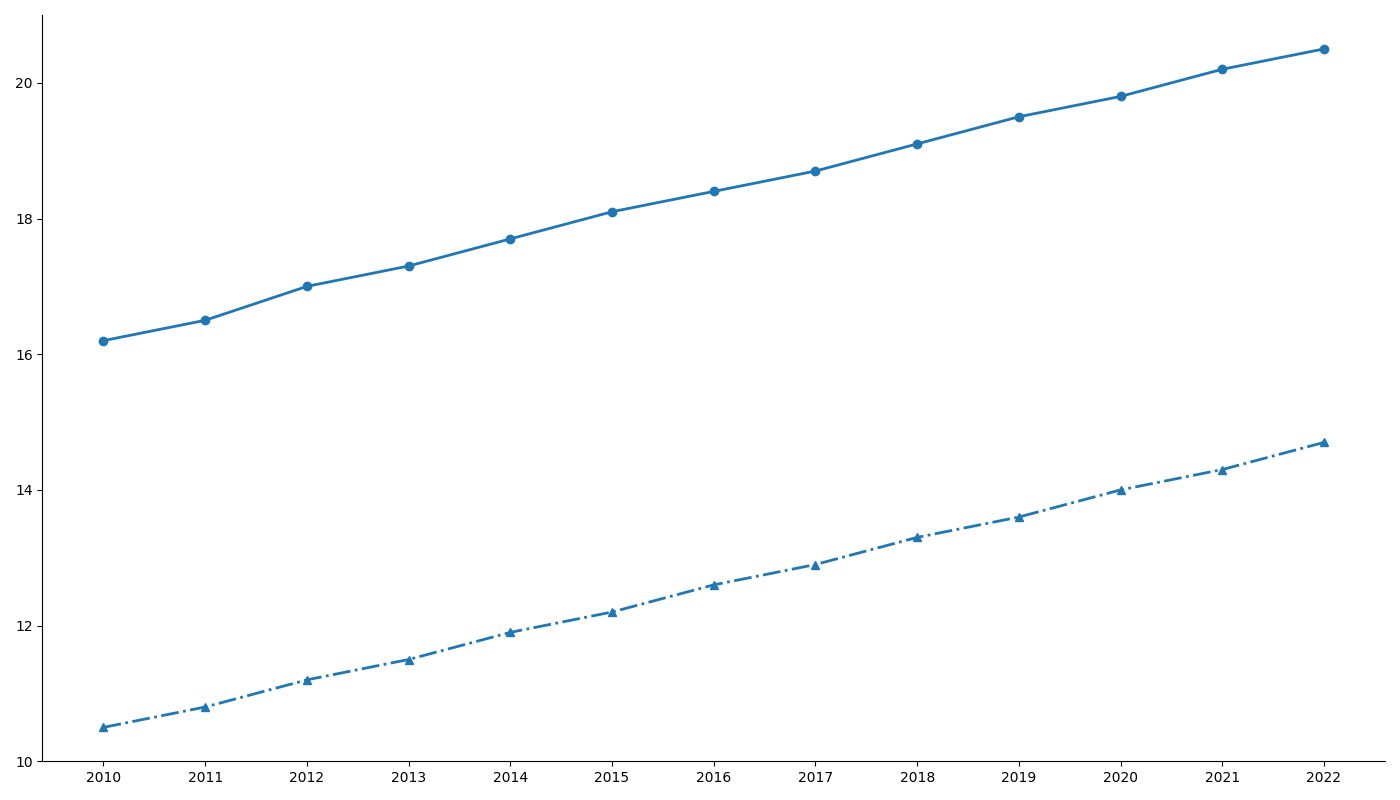

Write Python code to recreate this figure.
import matplotlib.pyplot as plt
import numpy as np

years = np.arange(2010, 2023)

city_A_temps = [16.2, 16.5, 17.0, 17.3, 17.7, 18.1, 18.4, 18.7, 19.1, 19.5, 19.8, 20.2, 20.5]
city_C_temps = [10.5, 10.8, 11.2, 11.5, 11.9, 12.2, 12.6, 12.9, 13.3, 13.6, 14.0, 14.3, 14.7]

fig, ax = plt.subplots(figsize=(14, 8))

single_color = '#1f77b4'

ax.plot(years, city_A_temps, marker='o', linestyle='-', color=single_color, linewidth=2)
ax.plot(years, city_C_temps, marker='^', linestyle='-.', color=single_color, linewidth=2)

ax.set_xticks(years)

ax.spines['top'].set_visible(False)
ax.spines['right'].set_visible(False)

plt.tight_layout()
plt.show()
